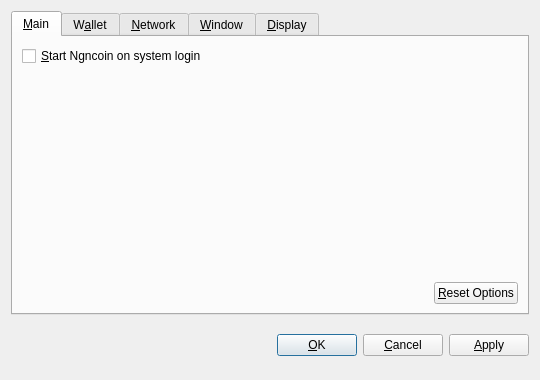
<?xml version="1.0" encoding="UTF-8"?>
<ui version="4.0">
 <class>OptionsDialog</class>
 <widget class="QDialog" name="OptionsDialog">
  <property name="geometry">
   <rect>
    <x>0</x>
    <y>0</y>
    <width>540</width>
    <height>380</height>
   </rect>
  </property>
  <property name="windowTitle">
   <string>Options</string>
  </property>
  <property name="modal">
   <bool>true</bool>
  </property>
  <layout class="QVBoxLayout" name="verticalLayout">
   <item>
    <widget class="QTabWidget" name="tabWidget">
     <property name="tabPosition">
      <enum>QTabWidget::North</enum>
     </property>
     <property name="currentIndex">
      <number>0</number>
     </property>
     <widget class="QWidget" name="tabMain">
      <attribute name="title">
       <string>&amp;Main</string>
      </attribute>
      <layout class="QVBoxLayout" name="verticalLayout_Main">
       <item>
        <widget class="QCheckBox" name="bitcoinAtStartup">
         <property name="toolTip">
          <string>Automatically start Ngncoin after logging in to the system.</string>
         </property>
         <property name="text">
          <string>&amp;Start Ngncoin on system login</string>
         </property>
        </widget>
       </item>
       <item>
        <spacer name="verticalSpacer_Main">
         <property name="orientation">
          <enum>Qt::Vertical</enum>
         </property>
         <property name="sizeHint" stdset="0">
          <size>
           <width>20</width>
           <height>40</height>
          </size>
         </property>
        </spacer>
       </item>
       <item>
        <layout class="QHBoxLayout" name="horizontalLayout_2_Main">
         <item>
          <spacer name="horizontalSpacer_2_Main">
           <property name="orientation">
            <enum>Qt::Horizontal</enum>
           </property>
           <property name="sizeHint" stdset="0">
            <size>
             <width>40</width>
             <height>20</height>
            </size>
           </property>
          </spacer>
         </item>
         <item>
          <widget class="QPushButton" name="resetButton">
           <property name="toolTip">
            <string>Reset all client options to default.</string>
           </property>
           <property name="text">
            <string>&amp;Reset Options</string>
           </property>
           <property name="autoDefault">
            <bool>false</bool>
           </property>
          </widget>
         </item>
        </layout>
       </item>
      </layout>
     </widget>
     <widget class="QWidget" name="tabWallet">
      <attribute name="title">
       <string>W&amp;allet</string>
      </attribute>
      <layout class="QVBoxLayout" name="verticalLayout_Network">
       <item>
        <widget class="QLabel" name="transactionFeeInfoLabel">
         <property name="text">
          <string>Optional transaction fee per kB that helps make sure your transactions are processed quickly. Most transactions are 1 kB.</string>
         </property>
         <property name="textFormat">
          <enum>Qt::PlainText</enum>
         </property>
         <property name="wordWrap">
          <bool>true</bool>
         </property>
        </widget>
       </item>
       <item>
        <layout class="QHBoxLayout" name="horizontalLayout_1_Main">
         <item>
          <widget class="QLabel" name="transactionFeeLabel">
           <property name="text">
            <string>Pay transaction &amp;fee</string>
           </property>
           <property name="textFormat">
            <enum>Qt::PlainText</enum>
           </property>
           <property name="buddy">
            <cstring>transactionFee</cstring>
           </property>
          </widget>
         </item>
         <item>
          <widget class="BitcoinAmountField" name="transactionFee"/>
         </item>
         <item>
          <spacer name="horizontalSpacer_1_Main">
           <property name="orientation">
            <enum>Qt::Horizontal</enum>
           </property>
           <property name="sizeHint" stdset="0">
            <size>
             <width>40</width>
             <height>20</height>
            </size>
           </property>
          </spacer>
         </item>
        </layout>
       </item>
       <item>
        <widget class="QLabel" name="label">
         <property name="text">
          <string>If you disable the spending of unconfirmed change, the change from a transaction cannot be used until that transaction has at least one confirmation. This also affects how your balance is computed.</string>
         </property>
         <property name="wordWrap">
          <bool>true</bool>
         </property>
        </widget>
       </item>
       <item>
        <widget class="QCheckBox" name="spendZeroConfChange">
         <property name="text">
          <string>Spend unconfirmed change  (experts only)</string>
         </property>
        </widget>
       </item>
       <item>
        <spacer name="verticalSpacer">
         <property name="orientation">
          <enum>Qt::Vertical</enum>
         </property>
         <property name="sizeHint" stdset="0">
          <size>
           <width>20</width>
           <height>40</height>
          </size>
         </property>
        </spacer>
       </item>
      </layout>
     </widget>
     <widget class="QWidget" name="tabNetwork">
      <attribute name="title">
       <string>&amp;Network</string>
      </attribute>
      <layout class="QVBoxLayout" name="verticalLayout_Network">
       <item>
        <widget class="QCheckBox" name="mapPortUpnp">
         <property name="toolTip">
          <string>Automatically open the Ngncoin client port on the router. This only works when your router supports UPnP and it is enabled.</string>
         </property>
         <property name="text">
          <string>Map port using &amp;UPnP</string>
         </property>
        </widget>
       </item>
       <item>
        <widget class="QCheckBox" name="connectSocks">
         <property name="toolTip">
          <string>Connect to the Ngncoin network through a SOCKS proxy (e.g. when connecting through Tor).</string>
         </property>
         <property name="text">
          <string>&amp;Connect through SOCKS proxy:</string>
         </property>
        </widget>
       </item>
       <item>
        <layout class="QHBoxLayout" name="horizontalLayout_Network">
         <item>
          <widget class="QLabel" name="proxyIpLabel">
           <property name="text">
            <string>Proxy &amp;IP:</string>
           </property>
           <property name="textFormat">
            <enum>Qt::PlainText</enum>
           </property>
           <property name="buddy">
            <cstring>proxyIp</cstring>
           </property>
          </widget>
         </item>
         <item>
          <widget class="QValidatedLineEdit" name="proxyIp">
           <property name="maximumSize">
            <size>
             <width>140</width>
             <height>16777215</height>
            </size>
           </property>
           <property name="toolTip">
            <string>IP address of the proxy (e.g. 127.0.0.1)</string>
           </property>
          </widget>
         </item>
         <item>
          <widget class="QLabel" name="proxyPortLabel">
           <property name="text">
            <string>&amp;Port:</string>
           </property>
           <property name="textFormat">
            <enum>Qt::PlainText</enum>
           </property>
           <property name="buddy">
            <cstring>proxyPort</cstring>
           </property>
          </widget>
         </item>
         <item>
          <widget class="QLineEdit" name="proxyPort">
           <property name="maximumSize">
            <size>
             <width>55</width>
             <height>16777215</height>
            </size>
           </property>
           <property name="toolTip">
            <string>Port of the proxy (e.g. 9050)</string>
           </property>
          </widget>
         </item>
         <item>
          <widget class="QLabel" name="socksVersionLabel">
           <property name="text">
            <string>SOCKS &amp;Version:</string>
           </property>
           <property name="textFormat">
            <enum>Qt::PlainText</enum>
           </property>
           <property name="buddy">
            <cstring>socksVersion</cstring>
           </property>
          </widget>
         </item>
         <item>
          <widget class="QValueComboBox" name="socksVersion">
           <property name="toolTip">
            <string>SOCKS version of the proxy (e.g. 5)</string>
           </property>
          </widget>
         </item>
         <item>
          <spacer name="horizontalSpacer_Network">
           <property name="orientation">
            <enum>Qt::Horizontal</enum>
           </property>
           <property name="sizeHint" stdset="0">
            <size>
             <width>40</width>
             <height>20</height>
            </size>
           </property>
          </spacer>
         </item>
        </layout>
       </item>
       <item>
        <spacer name="verticalSpacer_Network">
         <property name="orientation">
          <enum>Qt::Vertical</enum>
         </property>
         <property name="sizeHint" stdset="0">
          <size>
           <width>20</width>
           <height>40</height>
          </size>
         </property>
        </spacer>
       </item>
      </layout>
     </widget>
     <widget class="QWidget" name="tabWindow">
      <attribute name="title">
       <string>&amp;Window</string>
      </attribute>
      <layout class="QVBoxLayout" name="verticalLayout_Window">
       <item>
        <widget class="QCheckBox" name="minimizeToTray">
         <property name="toolTip">
          <string>Show only a tray icon after minimizing the window.</string>
         </property>
         <property name="text">
          <string>&amp;Minimize to the tray instead of the taskbar</string>
         </property>
        </widget>
       </item>
       <item>
        <widget class="QCheckBox" name="minimizeOnClose">
         <property name="toolTip">
          <string>Minimize instead of exit the application when the window is closed. When this option is enabled, the application will be closed only after selecting Quit in the menu.</string>
         </property>
         <property name="text">
          <string>M&amp;inimize on close</string>
         </property>
        </widget>
       </item>
       <item>
        <spacer name="verticalSpacer_Window">
         <property name="orientation">
          <enum>Qt::Vertical</enum>
         </property>
         <property name="sizeHint" stdset="0">
          <size>
           <width>20</width>
           <height>40</height>
          </size>
         </property>
        </spacer>
       </item>
      </layout>
     </widget>
     <widget class="QWidget" name="tabDisplay">
      <attribute name="title">
       <string>&amp;Display</string>
      </attribute>
      <layout class="QVBoxLayout" name="verticalLayout_Display">
       <item>
        <layout class="QHBoxLayout" name="horizontalLayout_1_Display">
         <item>
          <widget class="QLabel" name="langLabel">
           <property name="text">
            <string>User Interface &amp;language:</string>
           </property>
           <property name="textFormat">
            <enum>Qt::PlainText</enum>
           </property>
           <property name="buddy">
            <cstring>lang</cstring>
           </property>
          </widget>
         </item>
         <item>
          <widget class="QValueComboBox" name="lang">
           <property name="toolTip">
            <string>The user interface language can be set here. This setting will take effect after restarting Ngncoin.</string>
           </property>
          </widget>
         </item>
        </layout>
       </item>
       <item>
        <layout class="QHBoxLayout" name="horizontalLayout_2_Display">
         <item>
          <widget class="QLabel" name="unitLabel">
           <property name="text">
            <string>&amp;Unit to show amounts in:</string>
           </property>
           <property name="textFormat">
            <enum>Qt::PlainText</enum>
           </property>
           <property name="buddy">
            <cstring>unit</cstring>
           </property>
          </widget>
         </item>
         <item>
          <widget class="QValueComboBox" name="unit">
           <property name="toolTip">
            <string>Choose the default subdivision unit to show in the interface and when sending coins.</string>
           </property>
          </widget>
         </item>
        </layout>
       </item>
       <item>
        <widget class="QCheckBox" name="displayAddresses">
         <property name="toolTip">
          <string>Whether to show Ngncoin addresses in the transaction list or not.</string>
         </property>
         <property name="text">
          <string>&amp;Display addresses in transaction list</string>
         </property>
        </widget>
       </item>
       <item>
        <widget class="QCheckBox" name="coinControlFeatures">
         <property name="toolTip">
          <string>Whether to show coin control features or not.</string>
         </property>
         <property name="text">
          <string>Display coin &amp;control features (experts only!)</string>
         </property>
        </widget>
       </item>
       <item>
        <spacer name="verticalSpacer_Display">
         <property name="orientation">
          <enum>Qt::Vertical</enum>
         </property>
         <property name="sizeHint" stdset="0">
          <size>
           <width>20</width>
           <height>40</height>
          </size>
         </property>
        </spacer>
       </item>
      </layout>
     </widget>
    </widget>
   </item>
   <item>
    <layout class="QHBoxLayout" name="horizontalLayout_Buttons">
     <item>
      <spacer name="horizontalSpacer_1">
       <property name="orientation">
        <enum>Qt::Horizontal</enum>
       </property>
       <property name="sizeHint" stdset="0">
        <size>
         <width>40</width>
         <height>48</height>
        </size>
       </property>
      </spacer>
     </item>
     <item>
      <widget class="QLabel" name="statusLabel">
       <property name="font">
        <font>
         <weight>75</weight>
         <bold>true</bold>
        </font>
       </property>
       <property name="text">
        <string/>
       </property>
       <property name="textFormat">
        <enum>Qt::PlainText</enum>
       </property>
       <property name="wordWrap">
        <bool>true</bool>
       </property>
      </widget>
     </item>
     <item>
      <spacer name="horizontalSpacer_2">
       <property name="orientation">
        <enum>Qt::Horizontal</enum>
       </property>
       <property name="sizeHint" stdset="0">
        <size>
         <width>40</width>
         <height>48</height>
        </size>
       </property>
      </spacer>
     </item>
     <item>
      <widget class="QPushButton" name="okButton">
       <property name="text">
        <string>&amp;OK</string>
       </property>
      </widget>
     </item>
     <item>
      <widget class="QPushButton" name="cancelButton">
       <property name="text">
        <string>&amp;Cancel</string>
       </property>
       <property name="autoDefault">
        <bool>false</bool>
       </property>
      </widget>
     </item>
     <item>
      <widget class="QPushButton" name="applyButton">
       <property name="text">
        <string>&amp;Apply</string>
       </property>
       <property name="autoDefault">
        <bool>false</bool>
       </property>
      </widget>
     </item>
    </layout>
   </item>
  </layout>
 </widget>
 <customwidgets>
  <customwidget>
   <class>BitcoinAmountField</class>
   <extends>QSpinBox</extends>
   <header>bitcoinamountfield.h</header>
  </customwidget>
  <customwidget>
   <class>QValueComboBox</class>
   <extends>QComboBox</extends>
   <header>qvaluecombobox.h</header>
  </customwidget>
  <customwidget>
   <class>QValidatedLineEdit</class>
   <extends>QLineEdit</extends>
   <header>qvalidatedlineedit.h</header>
  </customwidget>
 </customwidgets>
 <resources/>
 <connections/>
</ui>
